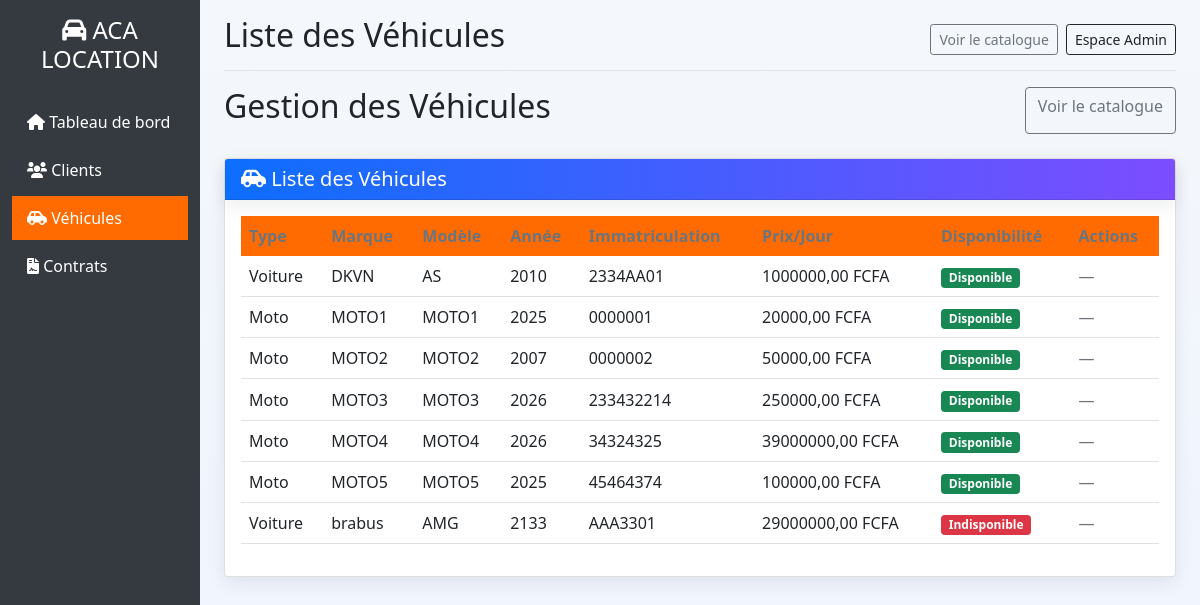
The page /vehicules/ on the database as committed earlier.
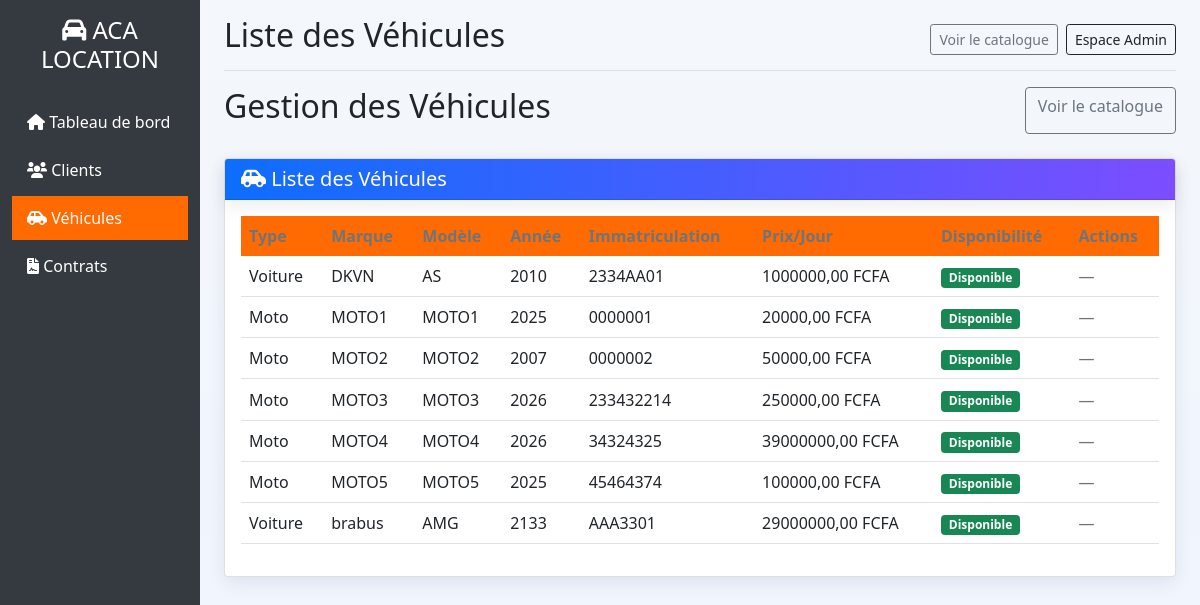
The same page on the database as committed later.
### gestion/models.py (models this page shows, shortened)
class Vehicule(models.Model):
    TYPE_VEHICULE = [
        ('voiture', 'Voiture'),
        ('moto', 'Moto'),
    ]
    type_vehicule = models.CharField(max_length=20, choices=TYPE_VEHICULE)
    marque = models.CharField(max_length=100)
    modele = models.CharField(max_length=100)
    annee = models.IntegerField()
    immatriculation = models.CharField(max_length=20, unique=True)
    prix_journalier = models.DecimalField(max_digits=10, decimal_places=2, validators=[MinValueValidator(0)])
    cylindree = models.IntegerField(blank=True, null=True)
    nombre_portes = models.IntegerField(blank=True, null=True)
    disponible = models.BooleanField(default=True)
    image = models.ImageField(upload_to='vehicules/', blank=True, null=True)
    date_ajout = models.DateTimeField(auto_now_add=True)
    class Meta:
        verbose_name = "Véhicule"
        verbose_name_plural = "Véhicules"
        ordering = ['-date_ajout']
    class Meta:
        verbose_name = "Véhicule"
        verbose_name_plural = "Véhicules"

### gestion/views.py (the view)
# urls.py: path('vehicules/', views.liste_vehicules, name='liste_vehicules'),
def liste_vehicules(request):
    vehicules = Vehicule.objects.all().order_by('marque')
    return render(request, 'gestion/vehicules/liste.html', {'vehicules': vehicules})

### gestion/templates/gestion/vehicules/liste.html (shortened to what this page needs)
{% extends 'gestion/base.html' %}
{% block page_title %}Liste des Véhicules{% endblock %}
{% block content %}
    <div class="d-flex justify-content-between mb-4">
    <h2>Gestion des Véhicules</h2>
    {% if request.user.is_staff %}
    <a href="{% url 'ajouter_vehicule' %}" class="btn btn-primary-custom">
        <i class="fas fa-car-side"></i> Nouveau Véhicule
    </a>
    {% else %}
    <a href="/catalogue/" class="btn btn-outline-secondary">Voir le catalogue</a>
    {% endif %}
</div>
<div class="card">
    <div class="card-header bg-primary-custom text-white">
        <h5 class="mb-0"><i class="fas fa-car-side"></i> Liste des Véhicules</h5>
    </div>
    <div class="card-body">
        {% if vehicules %}
        <div class="table-responsive">
            <table class="table table-striped">
                <thead>
                    <tr>
                        <th>Type</th>
                        <th>Marque</th>
                        <th>Modèle</th>
                        <th>Année</th>
                        <th>Immatriculation</th>
                        <th>Prix/Jour</th>
                        <th>Disponibilité</th>
                        <th>Actions</th>
                    {% for vehicule in vehicules %}
                    <tr>
                        <td>{{ vehicule.get_type_vehicule_display }}</td>
                        <td>{{ vehicule.marque }}</td>
                        <td>{{ vehicule.modele }}</td>
                        <td>{{ vehicule.annee }}</td>
                        <td>{{ vehicule.immatriculation }}</td>
                        <td>{{ vehicule.prix_journalier }} FCFA</td>
                        <td>
                            <span class="badge bg-{% if vehicule.disponible %}success{% else %}danger{% endif %}">
                                {{ vehicule.disponible|yesno:"Disponible,Indisponible" }}
                            </span>
                        </td>
                        <td>
                            {% if request.user.is_staff %}
                            <a href="{% url 'modifier_vehicule' vehicule.id %}" class="btn btn-sm btn-outline-warning">
                                <i class="fas fa-edit"></i>
                            </a>
                            {% else %}
                            <span class="text-muted">—</span>
                            {% endif %}
                        </td>
                    </tr>
                    {% endfor %}
            </table>
        </div>
        {% endif %}
    </div>
</div>
{% endblock %}

Rows that differ between the two databases and show on the page:
changed Vehicule "brabus": disponible "Indisponible" → "Disponible"
